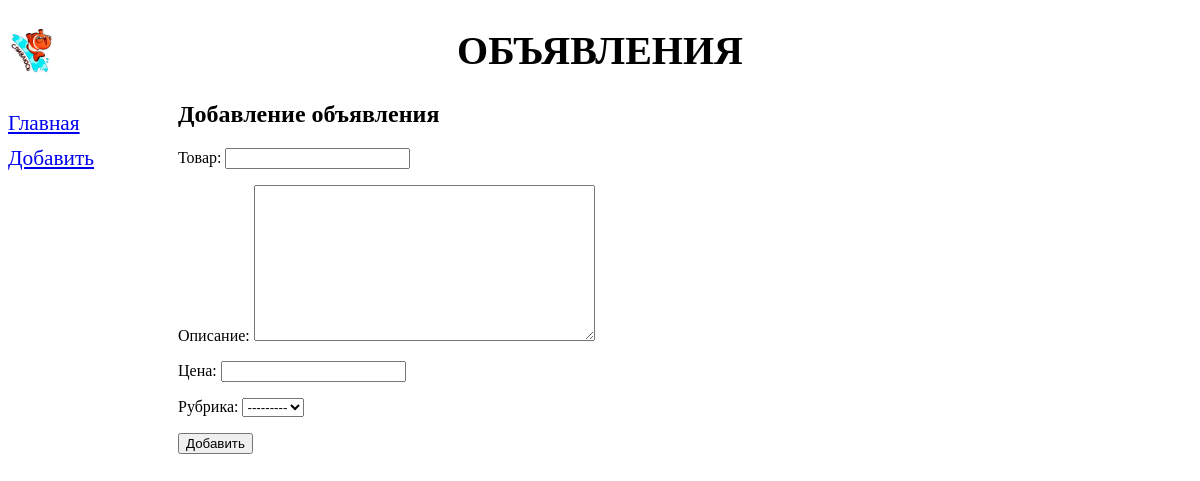
Before: /bboard/add/ with the older database file.
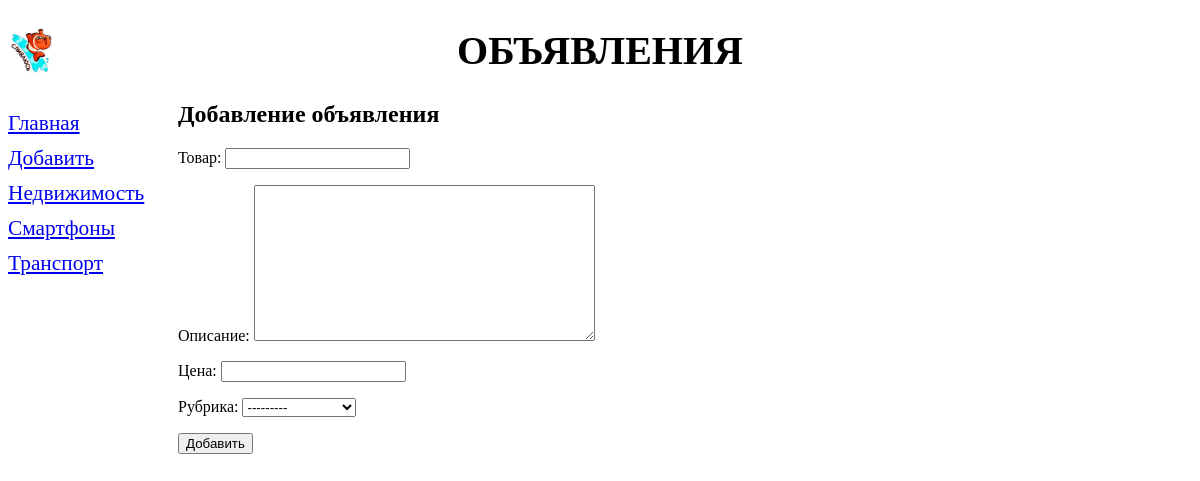
After: the same page with the newer database file.
### bboard/models.py (models this page shows)
class Rubric(models.Model):
    name = models.CharField(max_length=20, db_index=True,
        verbose_name='Название')
    def __str__(self):
        return self.name
    class Meta:
        verbose_name_plural = 'Рубрики'
        verbose_name = 'Рубрика'
        ordering = ['name']

### bboard/views.py (the view)
# urls.py: path('add/', BbCreateView.as_view(), name='add'),
class BbCreateView(CreateView):
    template_name = 'bboard/create.html'
    form_class = BbForm
    success_url = reverse_lazy('index')
    def get_context_data(self, **kwargs):
        context = super().get_context_data(**kwargs)
        context['rubrics'] = Rubric.objects.all()
        return context

### bboard/forms.py
class BbForm(ModelForm):
    class Meta:
        model = Bb
        fields = ('title', 'content', 'price', 'rubric')

### bboard/templates/bboard/create.html (shortened to what this page needs)
{% extends "layout/basic.html" %}
{% block content %}
<h2>Добавление объявления</h2>
<form method="POST">
    {{ form.as_p }}
    <input type="submit" value="Добавить">
</form>
{% endblock %}

### bboard/templates/layout/basic.html (shortened to what this page needs)
{% load static %}
<!DOCTYPE html>
<html>
    <head>
        <link rel="stylesheet" type="text/css"
        href="{% static 'bboard/style.css' %}">
    </head>
    <body>
        <header>
            <h1>Объявления</h1>
        </header>
        <nav>
            <a href="{% url 'index' %}">Главная</a>
            <a href="{% url 'add' %}">Добавить</a>
            {% for rubric in rubrics %}
            <a href="{% url 'by_rubric' rubric.pk %}">{{ rubric.name }}</a>
            {% endfor %}
        </nav>
        <section>
            {% block content %}
            {% endblock %}
        </section>
    </body>
</html>

Changed rows visible on the page:
added Rubric: name "Недвижимость"
added Rubric: name "Смартфоны"
added Rubric: name "Транспорт"
